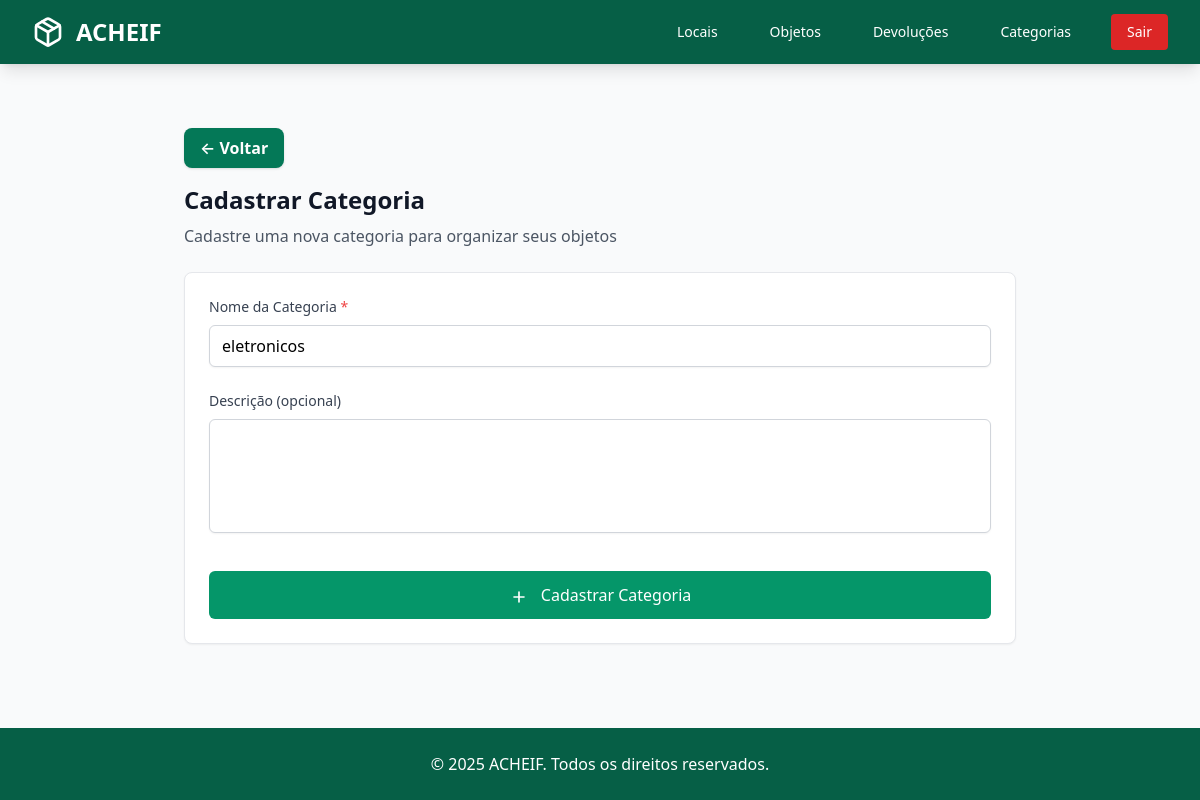
The app's page /categorias/1/editar/, older data.
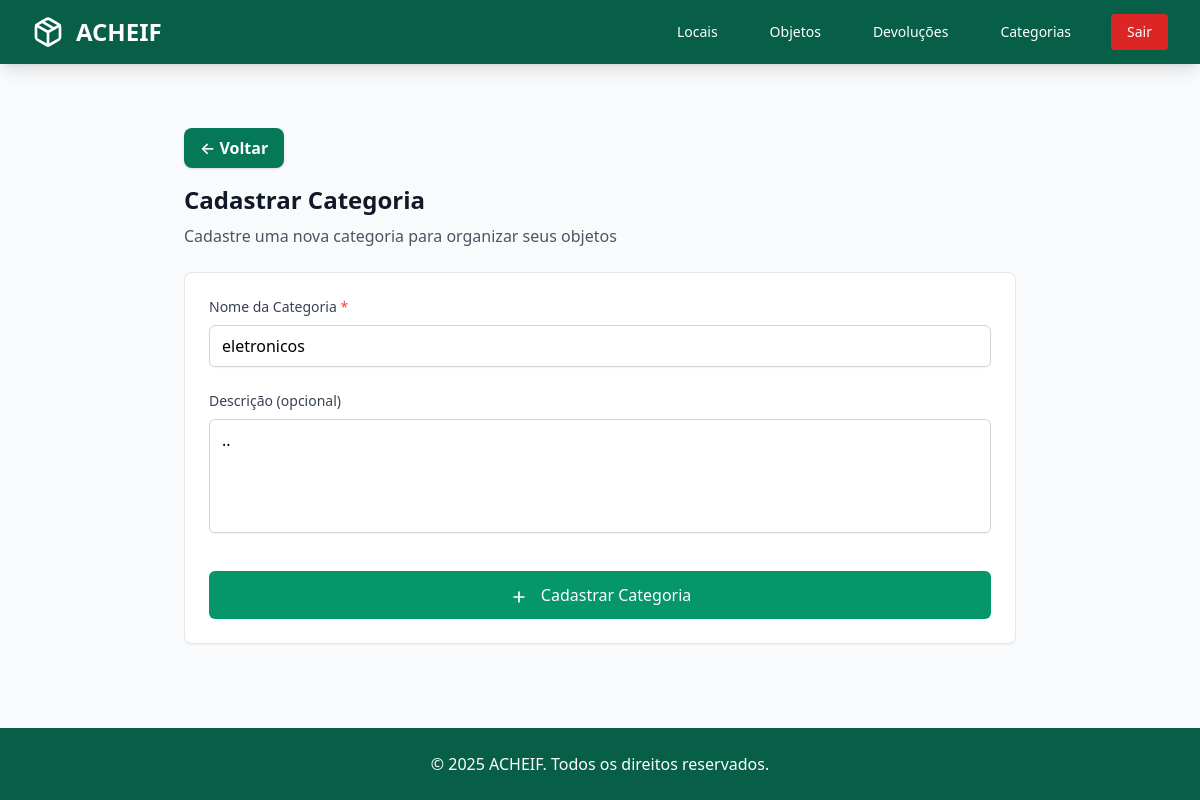
The same page, newer data.
### objetos/models.py (models this page shows, shortened)
class Categoria(models.Model):
    nome = models.CharField(max_length=50, unique=True)
    descricao = models.TextField(blank=True, null=True)
    criado_em = models.DateTimeField(auto_now_add=True)
    atualizado_em = models.DateTimeField(auto_now=True)

### objetos/views.py (the view)
# urls.py: path('categorias/<int:pk>/editar/', views.editar_categoria, name='editar_categoria'),
def editar_categoria(request, pk):
    categoria = get_object_or_404(Categoria, pk=pk)
    if request.method == 'POST':
        form = CategoriaForm(request.POST, instance=categoria)
        if form.is_valid():
            form.save()
            return redirect('objetos:listar_categorias')
    else:
        form = CategoriaForm(instance=categoria)
    return render(request, 'objetos/categoria/criar_categoria.html', {'form': form, 'categoria': categoria})

### objetos/forms.py
class CategoriaForm(forms.ModelForm):
    class Meta:
        model = Categoria
        fields = ['nome', 'descricao']  # só esses dois para o formulário
        widgets = {
            'descricao': forms.Textarea(attrs={'rows': 4}),
        }

### objetos/templates/objetos/categoria/criar_categoria.html (shortened to what this page needs)
{% extends 'base.html' %}
{% load widget_tweaks %}
{% block content %}
<div class="max-w-4xl mx-auto py-8 px-4 sm:px-6 lg:px-8">
    <div class="mb-4">
        <a href="{% url 'objetos:listar_categorias' %}"
           class="inline-block bg-emerald-700 hover:bg-emerald-800 text-white px-4 py-2 rounded-lg shadow transition font-semibold">
            ← Voltar
        </a>
    </div>
    <div class="mb-6">
        <h1 class="text-2xl font-bold text-gray-900 mb-2">Cadastrar Categoria</h1>
        <p class="text-gray-600">Cadastre uma nova categoria para organizar seus objetos</p>
    </div>
    <form method="POST" class="bg-white rounded-lg shadow-sm border border-gray-200 p-6">
        <div class="mb-6">
            <label for="{{ form.nome.id_for_label }}" class="block text-sm font-medium text-gray-700 mb-2">
                Nome da Categoria <span class="text-red-500">*</span>
            </label>
            {{ form.nome|add_class:"w-full px-3 py-2 border border-gray-300 rounded-md shadow-sm focus:outline-none focus:ring-2 focus:ring-emerald-500 focus:border-emerald-500" }}
        </div>
        <div class="mb-6">
            <label for="{{ form.descricao.id_for_label }}" class="block text-sm font-medium text-gray-700 mb-2">
                Descrição (opcional)
            </label>
            {{ form.descricao|add_class:"w-full px-3 py-2 border border-gray-300 rounded-md shadow-sm focus:outline-none focus:ring-2 focus:ring-emerald-500 focus:border-emerald-500 resize-none" }}
        </div>
        <div class="mt-8">
            <button
                type="submit"
                class="w-full bg-emerald-600 text-white py-3 px-4 rounded-md hover:bg-emerald-700 transition-colors focus:outline-none focus:ring-2 focus:ring-emerald-500 focus:ring-offset-2 font-medium"
            >
                <svg class="inline-block w-5 h-5 mr-2" fill="none" stroke="currentColor" viewBox="0 0 24 24">
                    <path stroke-linecap="round" stroke-linejoin="round" stroke-width="2" d="M12 6v6m0 0v6m0-6h6m-6 0H6"></path>
                </svg>
                Cadastrar Categoria
            </button>
        </div>
    </form>
</div>
{% endblock %}

Row changes from the older to the newer data that the page shows:
changed Categoria "eletronicos": descricao (not shown) → ".."
